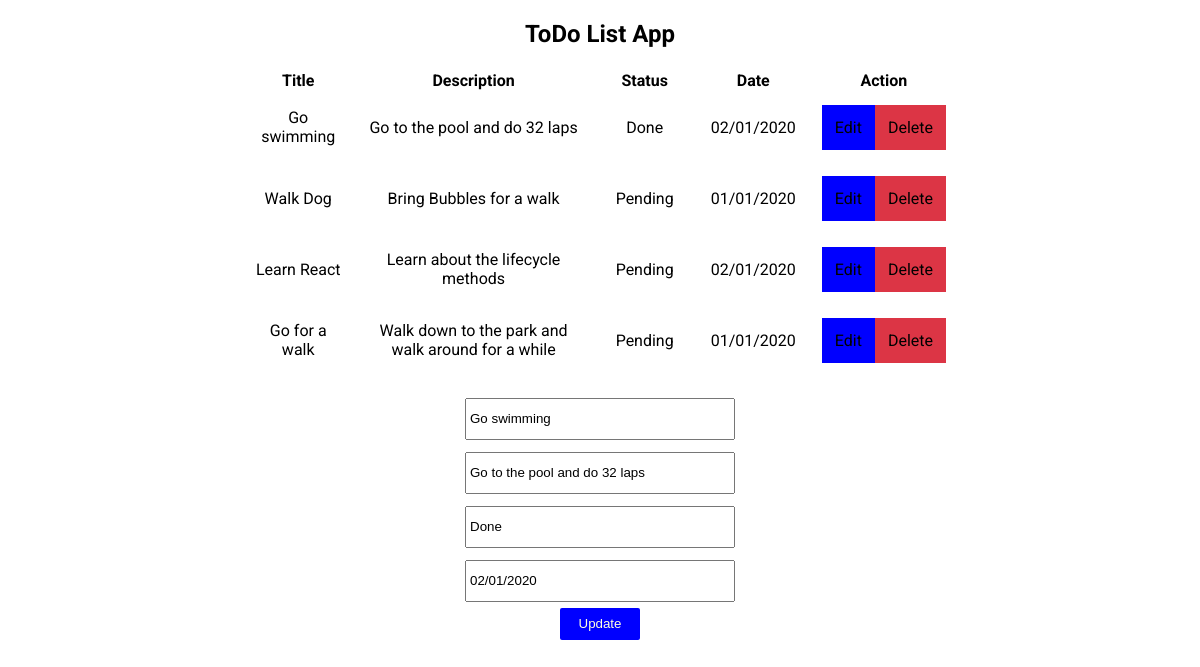
The app's page /index.php?edit=1 with its own data.
### tables this page shows
CREATE TABLE `todo_table` (
  `id` int(11) NOT NULL,
  `todo_title` varchar(120) NOT NULL,
  `todo_description` varchar(220) NOT NULL,
  `todo_status` varchar(60) NOT NULL,
  `todo_date` varchar(45) NOT NULL
);

### process.php (called while the page is built, shortened)
<?php
    $servername = 'localhost';
    $username = 'root';
    $password = '';
    $databasename = 'mydatabase';
    $connection = mysqli_connect($servername, $username, $password, $databasename);
    if(isset($_GET['edit'])){
        $id = $_GET['edit'];
        $update = true;
        $result = $connection->query("SELECT * FROM todo_table WHERE id=$id");
        if(count($result)==1){
            $row = $result->fetch_array();
            $title = $row['todo_title'];
            $description = $row['todo_description'];
            $status = $row['todo_status'];
            $date = $row['todo_date'];
        }
    }
?>

### index.php (the view, shortened to what this page needs)
<!DOCTYPE html>
<html lang="en">
<head>
</head>
<body>
    <?php require_once 'process.php'; ?>
    <div class="main-container">
        <h2>ToDo List App</h2>
    <?php
         $servername = 'localhost';
         $username = 'root';
         $password = '';
         $databasename = 'mydatabase';
         $connection = mysqli_connect($servername, $username, $password, $databasename);
         $sql = "SELECT * FROM todo_table";
         $result = mysqli_query($connection, $sql);
    ?>
        <div>
            <table>
                <thead>
                    <tr>
                        <th>Title</th>
                        <th>Description</th>
                        <th>Status</th>
                        <th>Date</th>
                        <th colspan="2">Action</th>
                    </tr>
                </thead>
            <?php while ($row = $result->fetch_assoc()): ?>
            <tr>
                <td><?php echo $row['todo_title'] ?></td>
                <td><?php echo $row['todo_description'] ?></td>
                <td><?php echo $row['todo_status'] ?></td>
                <td><?php echo $row['todo_date'] ?></td>
                <td class="button-div">
                    <a href="index.php?edit=<?php echo $row['id'];?>" class="edit-button">Edit</a>
                    <a href="process.php?delete=<?php echo $row['id']; ?>" class="delete-button">Delete</a>
                </td>
            </tr>
            <?php endwhile;?>
            </table>
        </div>
        <div class="form-container">
            <form action="process.php" method="POST">
                <input type="text" placeholder="Enter task title" name="title" value="<?php echo $title; ?>"/><br />
                <input type="text" placeholder="Enter task description" name="description" value="<?php echo $description; ?>" /><br />
                <input type="text" placeholder="Status: i.e Pending/Done" name="status" value="<?php echo $status; ?>"/><br />
                <input type="text" placeholder="DD/MM/YYYY" name="date" value="<?php echo $date;  ?>" /><br />
                <?php
                    if($update==true):
                ?>
                <input type="submit" value="Update" name="update" class="small-button"/>
                <?php else: ?>
                <input type="submit" value="Save" name="submit" class="small-button"/>
                <?php endif; ?>
            </form>
        </div>
    </div>
</body>
</html>

### index.php (style rules this page uses)
body { font-family: 'Roboto', sans-serif; }
.main-container { width: 80vw; margin: 0 auto; text-align: center; }
table { margin: 15px auto; width: 60vw; text-align: center; }
table tr td { padding: 12px; min-width: 80px; }
.small-button { width: 80px; height: 32px; background-color: blue; color: #FFFFDD; border-radius: 2px; border: none; cursor: pointer }
a:link { text-decoration: none; color: black; }
.edit-button { background-color: blue; color: #FFFFDD; padding: 13px; }
.delete-button { background-color: #DC3545; padding: 13px; }
.button-div { display: flex; flex-direction: row; }
input[type="text"] { margin: 6px; width: 260px; height: 32px; padding: 3px }

### records on screen
todo_table: todo_title "Go swimming", todo_description "Go to the pool and do 32 laps", todo_status "Done", todo_date "02/01/2020", title "Go swimming", description "Go to the pool and do 32 laps", status "Done", date "02/01/2020"
todo_table: todo_title "Walk Dog", todo_description "Bring Bubbles for a walk", todo_status "Pending", todo_date "01/01/2020"
todo_table: todo_title "Learn React", todo_description "Learn about the lifecycle methods", todo_status "Pending", todo_date "02/01/2020"
todo_table: todo_title "Go for a walk", todo_description "Walk down to the park and walk around for a while", todo_status "Pending", todo_date "01/01/2020"
